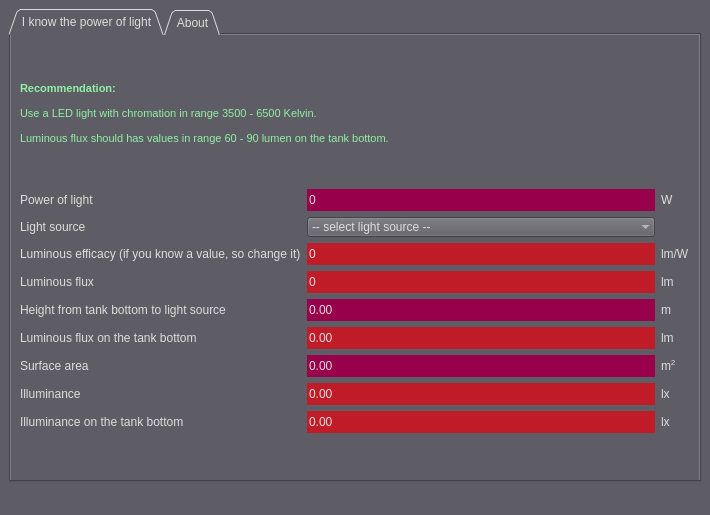
<?xml version="1.0" encoding="UTF-8"?>
<ui version="4.0">
 <class>MainWindow</class>
 <widget class="QMainWindow" name="MainWindow">
  <property name="geometry">
   <rect>
    <x>0</x>
    <y>0</y>
    <width>710</width>
    <height>515</height>
   </rect>
  </property>
  <property name="sizePolicy">
   <sizepolicy hsizetype="Fixed" vsizetype="Fixed">
    <horstretch>0</horstretch>
    <verstretch>0</verstretch>
   </sizepolicy>
  </property>
  <property name="minimumSize">
   <size>
    <width>710</width>
    <height>515</height>
   </size>
  </property>
  <property name="maximumSize">
   <size>
    <width>710</width>
    <height>515</height>
   </size>
  </property>
  <property name="baseSize">
   <size>
    <width>710</width>
    <height>515</height>
   </size>
  </property>
  <property name="windowTitle">
   <string>AquaLight Calculator</string>
  </property>
  <property name="styleSheet">
   <string notr="true">color: rgb(222, 221, 218);
background-color: rgb(94, 92, 100);</string>
  </property>
  <widget class="QWidget" name="centralwidget">
   <property name="sizePolicy">
    <sizepolicy hsizetype="Preferred" vsizetype="Preferred">
     <horstretch>0</horstretch>
     <verstretch>0</verstretch>
    </sizepolicy>
   </property>
   <layout class="QVBoxLayout" name="verticalLayout">
    <item>
     <widget class="QTabWidget" name="tabWidget">
      <property name="tabPosition">
       <enum>QTabWidget::North</enum>
      </property>
      <property name="tabShape">
       <enum>QTabWidget::Triangular</enum>
      </property>
      <property name="currentIndex">
       <number>0</number>
      </property>
      <property name="elideMode">
       <enum>Qt::ElideNone</enum>
      </property>
      <property name="usesScrollButtons">
       <bool>false</bool>
      </property>
      <property name="tabBarAutoHide">
       <bool>false</bool>
      </property>
      <widget class="QWidget" name="tab_power_light">
       <attribute name="title">
        <string>I know the power of light</string>
       </attribute>
       <layout class="QGridLayout" name="gridLayout_2">
        <item row="1" column="0">
         <layout class="QGridLayout" name="gridLayout">
          <item row="5" column="1">
           <widget class="QDoubleSpinBox" name="dsb_flux_bottom">
            <property name="enabled">
             <bool>false</bool>
            </property>
            <property name="sizePolicy">
             <sizepolicy hsizetype="Preferred" vsizetype="Preferred">
              <horstretch>0</horstretch>
              <verstretch>0</verstretch>
             </sizepolicy>
            </property>
            <property name="statusTip">
             <string>Result luminious flux on the bottom</string>
            </property>
            <property name="styleSheet">
             <string notr="true">background-color: rgb(192, 28, 40);</string>
            </property>
            <property name="frame">
             <bool>false</bool>
            </property>
            <property name="readOnly">
             <bool>true</bool>
            </property>
            <property name="buttonSymbols">
             <enum>QAbstractSpinBox::NoButtons</enum>
            </property>
            <property name="accelerated">
             <bool>false</bool>
            </property>
            <property name="maximum">
             <double>10000.000000000000000</double>
            </property>
           </widget>
          </item>
          <item row="6" column="0">
           <widget class="QLabel" name="lbl_area">
            <property name="sizePolicy">
             <sizepolicy hsizetype="Fixed" vsizetype="Fixed">
              <horstretch>0</horstretch>
              <verstretch>0</verstretch>
             </sizepolicy>
            </property>
            <property name="text">
             <string>Surface area</string>
            </property>
           </widget>
          </item>
          <item row="3" column="0">
           <widget class="QLabel" name="lbl_flux">
            <property name="sizePolicy">
             <sizepolicy hsizetype="Fixed" vsizetype="Fixed">
              <horstretch>0</horstretch>
              <verstretch>0</verstretch>
             </sizepolicy>
            </property>
            <property name="text">
             <string>Luminous flux</string>
            </property>
           </widget>
          </item>
          <item row="4" column="2">
           <widget class="QLabel" name="lbl_meter">
            <property name="sizePolicy">
             <sizepolicy hsizetype="Fixed" vsizetype="Fixed">
              <horstretch>0</horstretch>
              <verstretch>0</verstretch>
             </sizepolicy>
            </property>
            <property name="text">
             <string>m</string>
            </property>
           </widget>
          </item>
          <item row="0" column="0">
           <widget class="QLabel" name="lbl_power">
            <property name="sizePolicy">
             <sizepolicy hsizetype="Fixed" vsizetype="Fixed">
              <horstretch>0</horstretch>
              <verstretch>0</verstretch>
             </sizepolicy>
            </property>
            <property name="text">
             <string>Power of light</string>
            </property>
           </widget>
          </item>
          <item row="1" column="1">
           <widget class="QComboBox" name="comboBox">
            <property name="sizePolicy">
             <sizepolicy hsizetype="Preferred" vsizetype="Preferred">
              <horstretch>0</horstretch>
              <verstretch>0</verstretch>
             </sizepolicy>
            </property>
            <property name="statusTip">
             <string>Select light source</string>
            </property>
            <property name="currentText">
             <string>-- select light source --</string>
            </property>
            <property name="maxCount">
             <number>10</number>
            </property>
            <property name="sizeAdjustPolicy">
             <enum>QComboBox::AdjustToContentsOnFirstShow</enum>
            </property>
            <property name="frame">
             <bool>false</bool>
            </property>
            <item>
             <property name="text">
              <string>-- select light source --</string>
             </property>
            </item>
            <item>
             <property name="text">
              <string>Tungsten incandescent light bulb</string>
             </property>
            </item>
            <item>
             <property name="text">
              <string>LED</string>
             </property>
            </item>
            <item>
             <property name="text">
              <string>T5</string>
             </property>
            </item>
            <item>
             <property name="text">
              <string>T8</string>
             </property>
            </item>
           </widget>
          </item>
          <item row="0" column="1">
           <widget class="QSpinBox" name="sb_power">
            <property name="sizePolicy">
             <sizepolicy hsizetype="Preferred" vsizetype="Preferred">
              <horstretch>0</horstretch>
              <verstretch>0</verstretch>
             </sizepolicy>
            </property>
            <property name="statusTip">
             <string>Enter input power of light</string>
            </property>
            <property name="styleSheet">
             <string notr="true">background-color: rgb(153, 0, 76);</string>
            </property>
            <property name="frame">
             <bool>false</bool>
            </property>
            <property name="buttonSymbols">
             <enum>QAbstractSpinBox::NoButtons</enum>
            </property>
            <property name="accelerated">
             <bool>false</bool>
            </property>
            <property name="maximum">
             <number>1000</number>
            </property>
           </widget>
          </item>
          <item row="4" column="1">
           <widget class="QDoubleSpinBox" name="dsb_height">
            <property name="sizePolicy">
             <sizepolicy hsizetype="Preferred" vsizetype="Preferred">
              <horstretch>0</horstretch>
              <verstretch>0</verstretch>
             </sizepolicy>
            </property>
            <property name="statusTip">
             <string>Enter height from tank bottom to light source</string>
            </property>
            <property name="styleSheet">
             <string notr="true">background-color: rgb(153, 0, 76);</string>
            </property>
            <property name="frame">
             <bool>false</bool>
            </property>
            <property name="buttonSymbols">
             <enum>QAbstractSpinBox::NoButtons</enum>
            </property>
            <property name="accelerated">
             <bool>false</bool>
            </property>
            <property name="maximum">
             <double>100.000000000000000</double>
            </property>
            <property name="singleStep">
             <double>0.010000000000000</double>
            </property>
           </widget>
          </item>
          <item row="2" column="0">
           <widget class="QLabel" name="lbl_luminous">
            <property name="sizePolicy">
             <sizepolicy hsizetype="Fixed" vsizetype="Fixed">
              <horstretch>0</horstretch>
              <verstretch>0</verstretch>
             </sizepolicy>
            </property>
            <property name="text">
             <string>Luminous efficacy (if you know a value, so change it)</string>
            </property>
           </widget>
          </item>
          <item row="7" column="2">
           <widget class="QLabel" name="lbl_lux">
            <property name="sizePolicy">
             <sizepolicy hsizetype="Fixed" vsizetype="Fixed">
              <horstretch>0</horstretch>
              <verstretch>0</verstretch>
             </sizepolicy>
            </property>
            <property name="text">
             <string>lx</string>
            </property>
           </widget>
          </item>
          <item row="5" column="2">
           <widget class="QLabel" name="lbl_luminous_bottom">
            <property name="sizePolicy">
             <sizepolicy hsizetype="Fixed" vsizetype="Fixed">
              <horstretch>0</horstretch>
              <verstretch>0</verstretch>
             </sizepolicy>
            </property>
            <property name="text">
             <string>lm</string>
            </property>
           </widget>
          </item>
          <item row="5" column="0">
           <widget class="QLabel" name="lbl_lumi_flux_bottom">
            <property name="sizePolicy">
             <sizepolicy hsizetype="Fixed" vsizetype="Fixed">
              <horstretch>0</horstretch>
              <verstretch>0</verstretch>
             </sizepolicy>
            </property>
            <property name="text">
             <string>Luminous flux on the tank bottom</string>
            </property>
           </widget>
          </item>
          <item row="3" column="2">
           <widget class="QLabel" name="lbl_lumen">
            <property name="sizePolicy">
             <sizepolicy hsizetype="Fixed" vsizetype="Fixed">
              <horstretch>0</horstretch>
              <verstretch>0</verstretch>
             </sizepolicy>
            </property>
            <property name="text">
             <string>lm</string>
            </property>
           </widget>
          </item>
          <item row="2" column="1">
           <widget class="QSpinBox" name="sb_efficacy">
            <property name="enabled">
             <bool>true</bool>
            </property>
            <property name="sizePolicy">
             <sizepolicy hsizetype="Preferred" vsizetype="Preferred">
              <horstretch>0</horstretch>
              <verstretch>0</verstretch>
             </sizepolicy>
            </property>
            <property name="statusTip">
             <string>Result luminious efficacy</string>
            </property>
            <property name="styleSheet">
             <string notr="true">background-color: rgb(192, 28, 40);</string>
            </property>
            <property name="frame">
             <bool>false</bool>
            </property>
            <property name="readOnly">
             <bool>false</bool>
            </property>
            <property name="buttonSymbols">
             <enum>QAbstractSpinBox::NoButtons</enum>
            </property>
            <property name="accelerated">
             <bool>false</bool>
            </property>
            <property name="keyboardTracking">
             <bool>false</bool>
            </property>
            <property name="maximum">
             <number>999</number>
            </property>
            <property name="displayIntegerBase">
             <number>10</number>
            </property>
           </widget>
          </item>
          <item row="3" column="1">
           <widget class="QSpinBox" name="sb_flux">
            <property name="enabled">
             <bool>false</bool>
            </property>
            <property name="sizePolicy">
             <sizepolicy hsizetype="Preferred" vsizetype="Preferred">
              <horstretch>0</horstretch>
              <verstretch>0</verstretch>
             </sizepolicy>
            </property>
            <property name="statusTip">
             <string>Result luminous flux</string>
            </property>
            <property name="styleSheet">
             <string notr="true">background-color: rgb(192, 28, 40);</string>
            </property>
            <property name="frame">
             <bool>false</bool>
            </property>
            <property name="readOnly">
             <bool>true</bool>
            </property>
            <property name="buttonSymbols">
             <enum>QAbstractSpinBox::NoButtons</enum>
            </property>
            <property name="accelerated">
             <bool>false</bool>
            </property>
            <property name="keyboardTracking">
             <bool>false</bool>
            </property>
            <property name="maximum">
             <number>100000</number>
            </property>
           </widget>
          </item>
          <item row="7" column="1">
           <widget class="QDoubleSpinBox" name="dsb_illuminance">
            <property name="enabled">
             <bool>false</bool>
            </property>
            <property name="sizePolicy">
             <sizepolicy hsizetype="Preferred" vsizetype="Preferred">
              <horstretch>0</horstretch>
              <verstretch>0</verstretch>
             </sizepolicy>
            </property>
            <property name="statusTip">
             <string>Result illuminance</string>
            </property>
            <property name="styleSheet">
             <string notr="true">background-color: rgb(192, 28, 40);</string>
            </property>
            <property name="frame">
             <bool>false</bool>
            </property>
            <property name="readOnly">
             <bool>true</bool>
            </property>
            <property name="buttonSymbols">
             <enum>QAbstractSpinBox::NoButtons</enum>
            </property>
            <property name="accelerated">
             <bool>false</bool>
            </property>
            <property name="maximum">
             <double>100000.000000000000000</double>
            </property>
           </widget>
          </item>
          <item row="2" column="2">
           <widget class="QLabel" name="lbl_lm_w">
            <property name="sizePolicy">
             <sizepolicy hsizetype="Fixed" vsizetype="Fixed">
              <horstretch>0</horstretch>
              <verstretch>0</verstretch>
             </sizepolicy>
            </property>
            <property name="text">
             <string>lm/W</string>
            </property>
           </widget>
          </item>
          <item row="1" column="0">
           <widget class="QLabel" name="lbl_light_source">
            <property name="sizePolicy">
             <sizepolicy hsizetype="Fixed" vsizetype="Fixed">
              <horstretch>0</horstretch>
              <verstretch>0</verstretch>
             </sizepolicy>
            </property>
            <property name="text">
             <string>Light source</string>
            </property>
           </widget>
          </item>
          <item row="6" column="1">
           <widget class="QDoubleSpinBox" name="dsb_surface_area">
            <property name="sizePolicy">
             <sizepolicy hsizetype="Preferred" vsizetype="Preferred">
              <horstretch>0</horstretch>
              <verstretch>0</verstretch>
             </sizepolicy>
            </property>
            <property name="statusTip">
             <string>Enter surface area</string>
            </property>
            <property name="styleSheet">
             <string notr="true">background-color: rgb(153, 0, 76);</string>
            </property>
            <property name="frame">
             <bool>false</bool>
            </property>
            <property name="buttonSymbols">
             <enum>QAbstractSpinBox::NoButtons</enum>
            </property>
            <property name="accelerated">
             <bool>false</bool>
            </property>
            <property name="maximum">
             <double>100.000000000000000</double>
            </property>
            <property name="singleStep">
             <double>0.010000000000000</double>
            </property>
           </widget>
          </item>
          <item row="6" column="2">
           <widget class="QLabel" name="lbl_meter_square">
            <property name="sizePolicy">
             <sizepolicy hsizetype="Fixed" vsizetype="Fixed">
              <horstretch>0</horstretch>
              <verstretch>0</verstretch>
             </sizepolicy>
            </property>
            <property name="text">
             <string>&lt;html&gt;&lt;head/&gt;&lt;body&gt;&lt;p&gt;m&lt;span style=&quot; vertical-align:super;&quot;&gt;2&lt;/span&gt;&lt;/p&gt;&lt;/body&gt;&lt;/html&gt;</string>
            </property>
           </widget>
          </item>
          <item row="4" column="0">
           <widget class="QLabel" name="lbl_height">
            <property name="sizePolicy">
             <sizepolicy hsizetype="Fixed" vsizetype="Fixed">
              <horstretch>0</horstretch>
              <verstretch>0</verstretch>
             </sizepolicy>
            </property>
            <property name="text">
             <string>Height from tank bottom to light source</string>
            </property>
            <property name="wordWrap">
             <bool>false</bool>
            </property>
           </widget>
          </item>
          <item row="0" column="2">
           <widget class="QLabel" name="lbl_wats">
            <property name="sizePolicy">
             <sizepolicy hsizetype="Fixed" vsizetype="Fixed">
              <horstretch>0</horstretch>
              <verstretch>0</verstretch>
             </sizepolicy>
            </property>
            <property name="text">
             <string>W</string>
            </property>
           </widget>
          </item>
          <item row="7" column="0">
           <widget class="QLabel" name="lbl_illuminance">
            <property name="sizePolicy">
             <sizepolicy hsizetype="Fixed" vsizetype="Fixed">
              <horstretch>0</horstretch>
              <verstretch>0</verstretch>
             </sizepolicy>
            </property>
            <property name="text">
             <string>Illuminance</string>
            </property>
           </widget>
          </item>
          <item row="8" column="1">
           <widget class="QDoubleSpinBox" name="dsb_illuminance_bottom">
            <property name="enabled">
             <bool>false</bool>
            </property>
            <property name="sizePolicy">
             <sizepolicy hsizetype="Preferred" vsizetype="Preferred">
              <horstretch>0</horstretch>
              <verstretch>0</verstretch>
             </sizepolicy>
            </property>
            <property name="statusTip">
             <string>Result illuminance on the tank bottom</string>
            </property>
            <property name="styleSheet">
             <string notr="true">background-color: rgb(192, 28, 40);</string>
            </property>
            <property name="frame">
             <bool>false</bool>
            </property>
            <property name="readOnly">
             <bool>true</bool>
            </property>
            <property name="buttonSymbols">
             <enum>QAbstractSpinBox::NoButtons</enum>
            </property>
            <property name="accelerated">
             <bool>false</bool>
            </property>
            <property name="maximum">
             <double>100000.000000000000000</double>
            </property>
           </widget>
          </item>
          <item row="8" column="0">
           <widget class="QLabel" name="lbl_illuminance_bottom">
            <property name="sizePolicy">
             <sizepolicy hsizetype="Fixed" vsizetype="Fixed">
              <horstretch>0</horstretch>
              <verstretch>0</verstretch>
             </sizepolicy>
            </property>
            <property name="text">
             <string>Illuminance on the tank bottom</string>
            </property>
           </widget>
          </item>
          <item row="8" column="2">
           <widget class="QLabel" name="lbl_lux_bottom">
            <property name="sizePolicy">
             <sizepolicy hsizetype="Fixed" vsizetype="Fixed">
              <horstretch>0</horstretch>
              <verstretch>0</verstretch>
             </sizepolicy>
            </property>
            <property name="text">
             <string>lx</string>
            </property>
           </widget>
          </item>
         </layout>
        </item>
        <item row="0" column="0">
         <widget class="QLabel" name="lbl_recommendation">
          <property name="sizePolicy">
           <sizepolicy hsizetype="Preferred" vsizetype="Fixed">
            <horstretch>0</horstretch>
            <verstretch>0</verstretch>
           </sizepolicy>
          </property>
          <property name="font">
           <font>
            <pointsize>8</pointsize>
           </font>
          </property>
          <property name="styleSheet">
           <string notr="true">color: rgb(143, 240, 164);</string>
          </property>
          <property name="text">
           <string>&lt;html&gt;&lt;head/&gt;&lt;body&gt;&lt;p&gt;&lt;span style=&quot; font-weight:600;&quot;&gt;Recommendation:&lt;/span&gt;&lt;/p&gt;&lt;p&gt;Use a LED light with chromation in range 3500 - 6500 Kelvin.&lt;/p&gt;&lt;p&gt;Luminous flux should has values in range 60 - 90 lumen on the tank bottom.&lt;/p&gt;&lt;/body&gt;&lt;/html&gt;</string>
          </property>
         </widget>
        </item>
       </layout>
      </widget>
      <widget class="QWidget" name="tab_about">
       <attribute name="title">
        <string>About</string>
       </attribute>
       <layout class="QGridLayout" name="gridLayout_4">
        <item row="0" column="0">
         <layout class="QGridLayout" name="gridLayout_3">
          <item row="0" column="0">
           <widget class="QTextBrowser" name="textBrowser">
            <property name="acceptDrops">
             <bool>false</bool>
            </property>
            <property name="frameShape">
             <enum>QFrame::NoFrame</enum>
            </property>
            <property name="frameShadow">
             <enum>QFrame::Plain</enum>
            </property>
            <property name="lineWidth">
             <number>0</number>
            </property>
            <property name="html">
             <string>&lt;!DOCTYPE HTML PUBLIC &quot;-//W3C//DTD HTML 4.0//EN&quot; &quot;http://www.w3.org/TR/REC-html40/strict.dtd&quot;&gt;
&lt;html&gt;&lt;head&gt;&lt;meta name=&quot;qrichtext&quot; content=&quot;1&quot; /&gt;&lt;style type=&quot;text/css&quot;&gt;
p, li { white-space: pre-wrap; }
&lt;/style&gt;&lt;/head&gt;&lt;body style=&quot; font-family:'MS Shell Dlg 2'; font-size:8.25pt; font-weight:400; font-style:normal;&quot;&gt;
&lt;p align=&quot;center&quot; style=&quot;-qt-paragraph-type:empty; margin-top:0px; margin-bottom:0px; margin-left:0px; margin-right:0px; -qt-block-indent:0; text-indent:0px; font-family:'Cantarell'; font-size:11pt;&quot;&gt;&lt;br /&gt;&lt;/p&gt;
&lt;p align=&quot;center&quot; style=&quot;-qt-paragraph-type:empty; margin-top:0px; margin-bottom:0px; margin-left:0px; margin-right:0px; -qt-block-indent:0; text-indent:0px; font-family:'Titillium Web'; font-size:18pt;&quot;&gt;&lt;br /&gt;&lt;/p&gt;
&lt;p align=&quot;center&quot; style=&quot;-qt-paragraph-type:empty; margin-top:0px; margin-bottom:0px; margin-left:0px; margin-right:0px; -qt-block-indent:0; text-indent:0px; font-family:'Titillium Web'; font-size:18pt;&quot;&gt;&lt;br /&gt;&lt;/p&gt;
&lt;p align=&quot;center&quot; style=&quot; margin-top:0px; margin-bottom:0px; margin-left:0px; margin-right:0px; -qt-block-indent:0; text-indent:0px;&quot;&gt;&lt;span style=&quot; font-family:'Titillium Web'; font-size:18pt;&quot;&gt;AquaLight Calculator&lt;/span&gt;&lt;/p&gt;
&lt;p align=&quot;center&quot; style=&quot; margin-top:0px; margin-bottom:0px; margin-left:0px; margin-right:0px; -qt-block-indent:0; text-indent:0px;&quot;&gt;&lt;span style=&quot; font-family:'Titillium Web'; font-size:14pt;&quot;&gt;version: 1.0.1&lt;/span&gt;&lt;/p&gt;
&lt;p align=&quot;center&quot; style=&quot; margin-top:0px; margin-bottom:0px; margin-left:0px; margin-right:0px; -qt-block-indent:0; text-indent:0px;&quot;&gt;&lt;span style=&quot; font-family:'Titillium Web'; font-size:12pt;&quot;&gt;author: Daniel Torac&lt;/span&gt;&lt;/p&gt;
&lt;p align=&quot;center&quot; style=&quot; margin-top:0px; margin-bottom:0px; margin-left:0px; margin-right:0px; -qt-block-indent:0; text-indent:0px;&quot;&gt;&lt;span style=&quot; font-family:'Cantarell'; font-size:11pt;&quot;&gt;https://github.com/rajkane&lt;/span&gt;&lt;/p&gt;
&lt;p align=&quot;center&quot; style=&quot; margin-top:0px; margin-bottom:0px; margin-left:0px; margin-right:0px; -qt-block-indent:0; text-indent:0px;&quot;&gt;&lt;span style=&quot; font-family:'Titillium Web'; font-size:9pt;&quot;&gt;copyright: 2021&lt;/span&gt;&lt;/p&gt;
&lt;p align=&quot;center&quot; style=&quot;-qt-paragraph-type:empty; margin-top:0px; margin-bottom:0px; margin-left:0px; margin-right:0px; -qt-block-indent:0; text-indent:0px; font-family:'Titillium Web'; font-size:9pt;&quot;&gt;&lt;br /&gt;&lt;/p&gt;
&lt;p style=&quot; margin-top:0px; margin-bottom:0px; margin-left:0px; margin-right:0px; -qt-block-indent:0; text-indent:0px;&quot;&gt;&lt;span style=&quot; font-family:'Titillium Web'; font-size:9pt;&quot;&gt;References:&lt;/span&gt;&lt;/p&gt;
&lt;p style=&quot; margin-top:0px; margin-bottom:0px; margin-left:0px; margin-right:0px; -qt-block-indent:0; text-indent:0px;&quot;&gt;&lt;span style=&quot; font-family:'Cantarell'; font-size:11pt;&quot;&gt;https://optolov.ru/sk/raschet-materialov/kak-sdelat-osveshchenie-dlya-akvariuma-svoimi-rukami-osveshchenie-dlya.html&lt;/span&gt;&lt;/p&gt;&lt;/body&gt;&lt;/html&gt;</string>
            </property>
           </widget>
          </item>
         </layout>
        </item>
       </layout>
      </widget>
     </widget>
    </item>
   </layout>
  </widget>
  <widget class="QStatusBar" name="statusbar">
   <property name="font">
    <font>
     <pointsize>12</pointsize>
    </font>
   </property>
   <property name="layoutDirection">
    <enum>Qt::LeftToRight</enum>
   </property>
   <property name="styleSheet">
    <string notr="true">color: rgb(51, 209, 122);</string>
   </property>
   <property name="sizeGripEnabled">
    <bool>false</bool>
   </property>
  </widget>
 </widget>
 <tabstops>
  <tabstop>tabWidget</tabstop>
  <tabstop>sb_power</tabstop>
  <tabstop>comboBox</tabstop>
  <tabstop>dsb_height</tabstop>
  <tabstop>dsb_surface_area</tabstop>
  <tabstop>dsb_illuminance</tabstop>
  <tabstop>sb_efficacy</tabstop>
  <tabstop>dsb_flux_bottom</tabstop>
  <tabstop>sb_flux</tabstop>
  <tabstop>dsb_illuminance_bottom</tabstop>
  <tabstop>textBrowser</tabstop>
 </tabstops>
 <resources/>
 <connections/>
</ui>
